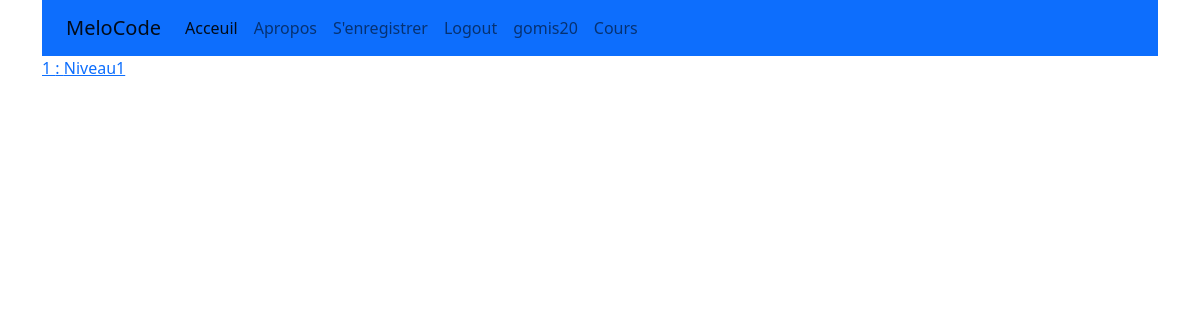
Before: /programmes/niveau1/logic-des-algorithmes (signed in) with the older database file.
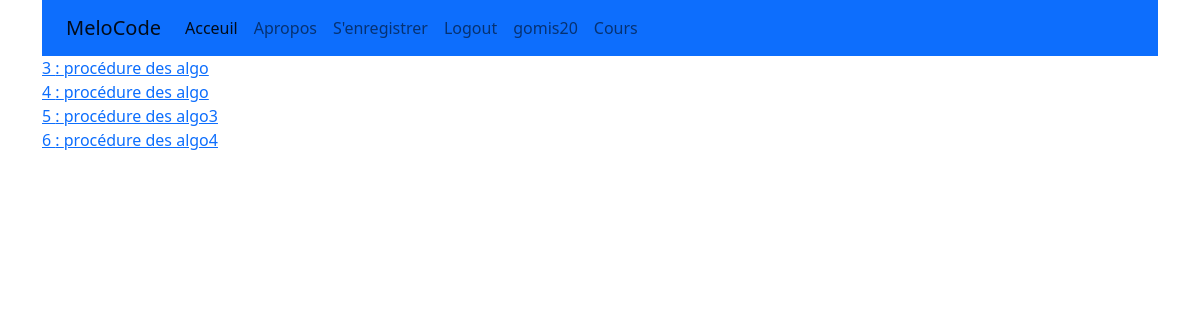
After: the same page with the newer database file.
### programmes/models.py (models this page shows, shortened)
class Lesson(models.Model):
    lesson_id = models.CharField(unique=True,max_length=100)
    niveau = models.ForeignKey(Niveau, on_delete=models.CASCADE, )
    titre = models.CharField(max_length=200)
    slug = models.SlugField(max_length=100, blank=True, unique=True)
    contenu = models.TextField()
    matiere = models.ForeignKey(Matiere, on_delete=models.CASCADE, related_name='lessons')
    video = models.FileField(upload_to='video', null=True, blank=True, verbose_name='cours en video')
    fpe = models.FileField(upload_to ='FPE', null=True, blank=True, verbose_name='cours en presentation')
    pdf = models.FileField(upload_to='PDF', null=True, blank=True, verbose_name='cours en pdf')
    creer_par = models.ForeignKey(User, on_delete=models.CASCADE)
    nom = models.CharField(max_length=100)
    position = models.PositiveBigIntegerField(verbose_name='chapitre no', default=0)
    date_creation = models.DateTimeField(auto_now_add=True)
    class Meta:
        ordering = ['position']
        unique_together = ['matiere', 'slug']

### programmes/views.py (the view)
# urls.py: path('<str:niveau>/<slug:slug>',LessonListview.as_view(),name='lessonList'),
class LessonListview(DetailView):
    model = Matiere
    template_name = 'programmes/LessonList.html'
    context_object_name = 'matiere'

### programmes/templates/programmes/LessonList.html (shortened to what this page needs)
{% extends "base.html" %}
{% block content %}
    {% for lesson in matiere.lessons.all %}
        {% if user.is_authenticated %}
            <a href="{% url 'programmes:lessonListDetail' niveau=matiere.niveau.slug matiere=matiere.slug slug=lesson.slug %}">{{ lesson.position }} : {{ lesson.nom }}</a><br>
        {% else %}
           <p>Pour suivre un cours vous devez vous connecter<a href="{% url 'login' %}">Login</a></p>
        {% endif %}
    {% endfor %}
{% endblock %}

### utilisateurs/templates/base.html (shortened to what this page needs)
<!DOCTYPE html>
<html lang="fr">
<head>
    <link href="https://cdn.jsdelivr.net/npm/bootstrap@5.0.2/dist/css/bootstrap.min.css" rel="stylesheet">
</head>
<body>
    <div class="container">
        <div class="row">
            <div class="col-md-12">
                <nav class="navbar navbar-expand-lg navbar-light bg-primary">
                    <div class="container-fluid">
                        <a class="navbar-brand" href="#">MeloCode</a>
                        <div class="collapse navbar-collapse" id="navbarNav">
                            <ul class="navbar-nav">
                                <li class="nav-item">
                                    <a class="nav-link active" aria-current="page" href="#">Acceuil</a>
                                </li>
                                <li class="nav-item">
                                    <a class="nav-link" href="#">Apropos</a>
                                </li>
                                <li class="nav-item">
                                    <a class="nav-link" href="{% url 'register' %}">S'enregistrer</a>
                                </li>
                                {% if user.is_authenticated %}
                                    <li class="nav-item">
                                    <a class="nav-link" href="{% url 'logout' %}">Logout</a>
                                    </li>
                                {% else %}
                                    <li class="nav-item">
                                    <a class="nav-link" href="{% url 'login' %}">Connecter</a>
                                </li>
                                {% endif %}
                                <li class="nav-item">
                                    <a class="nav-link" href="#">{{request.user.username}}</a>
                                </li>
                                <li class="nav-item">
                                    <a class="nav-link" href="{% url 'programmes:niveauList' %}">Cours</a>
                                </li>
                            </ul>
                        </div>
                    </div>
                </nav>
            </div>
        </div>
                {% block content %}
                {% endblock %}
            </div>
</body>
</html>

Changed rows visible on the page:
removed Lesson: position "1", nom "Niveau1"
added Lesson: position "3", nom "procédure des algo"
added Lesson: position "4", nom "procédure des algo"
added Lesson: position "5", nom "procédure des algo3"
added Lesson: position "6", nom "procédure des algo4"
